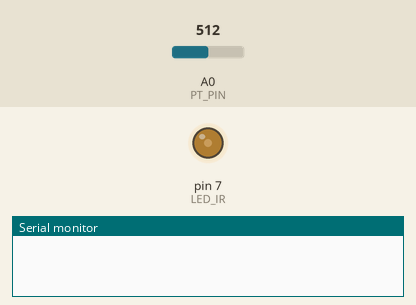
This sketch was run on a simulated Arduino Uno, built with avr-gcc and run on an emulated ATmega328P. On the bench: output pins drawn as LEDs (lit = HIGH), the last lines printed to the serial monitor. The test bench sets the inputs (shaded band); at power-on: A0 (PT_PIN) = 512.

Above: at 0.05 s.
At 0.65 s:
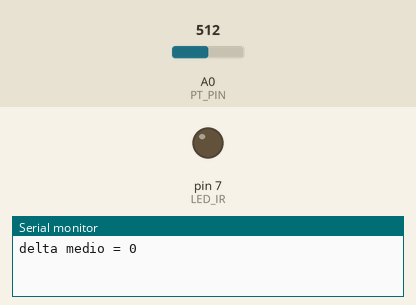
Timing chart, 0 to 3.0 s (numbered marks = the images above):
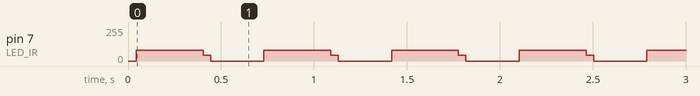

The sketch:

test_contrasto_media.ino
```cpp
// Test contrasto IR — media su 200 letture, valore stabile ogni ~0,5 s.
#define LED_IR 7
#define PT_PIN A0

long leggiDelta() {
  digitalWrite(LED_IR, LOW);
  delayMicroseconds(200);
  int amb = analogRead(PT_PIN);
  digitalWrite(LED_IR, HIGH);
  delayMicroseconds(500);
  int rifl = analogRead(PT_PIN);
  digitalWrite(LED_IR, LOW);
  return (long)rifl - amb;
}

void setup() {
  Serial.begin(9600);
  pinMode(LED_IR, OUTPUT);
  digitalWrite(LED_IR, LOW);
}

void loop() {
  long somma = 0;
  const int N = 200;
  for (int i = 0; i < N; i++) {
    somma += leggiDelta();
    delay(1);
  }
  Serial.print("delta medio = ");
  Serial.println(somma / N);
  delay(300);
}
```

Measured:
- by itself, pin 7 (LED_IR): repeats every 0.69 s: 43/255 0.04 s, 0/255 0.29 s, 82/255 0.36 s
